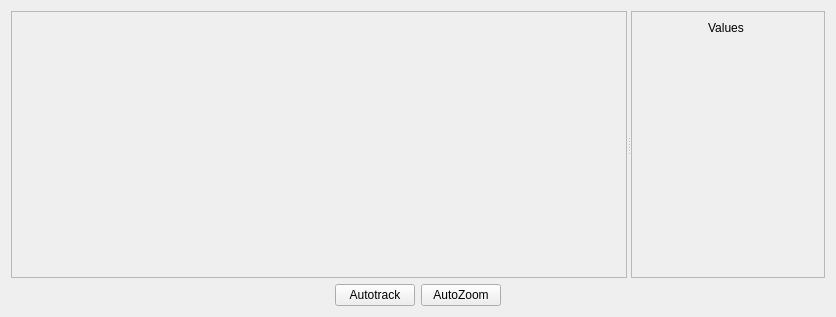
<?xml version="1.0" encoding="UTF-8"?>
<ui version="4.0">
 <class>Plotter</class>
 <widget class="QWidget" name="Plotter">
  <property name="geometry">
   <rect>
    <x>0</x>
    <y>0</y>
    <width>817</width>
    <height>312</height>
   </rect>
  </property>
  <property name="sizePolicy">
   <sizepolicy hsizetype="Preferred" vsizetype="Preferred">
    <horstretch>0</horstretch>
    <verstretch>0</verstretch>
   </sizepolicy>
  </property>
  <property name="minimumSize">
   <size>
    <width>0</width>
    <height>0</height>
   </size>
  </property>
  <property name="sizeIncrement">
   <size>
    <width>0</width>
    <height>0</height>
   </size>
  </property>
  <property name="windowTitle">
   <string>Plot</string>
  </property>
  <layout class="QVBoxLayout" name="verticalLayout_2">
   <item>
    <layout class="QHBoxLayout" name="horizontalLayout_3">
     <item>
      <widget class="QSplitter" name="splitter">
       <property name="frameShape">
        <enum>QFrame::NoFrame</enum>
       </property>
       <property name="frameShadow">
        <enum>QFrame::Plain</enum>
       </property>
       <property name="orientation">
        <enum>Qt::Horizontal</enum>
       </property>
       <widget class="QFrame" name="frame">
        <property name="sizePolicy">
         <sizepolicy hsizetype="MinimumExpanding" vsizetype="Preferred">
          <horstretch>0</horstretch>
          <verstretch>0</verstretch>
         </sizepolicy>
        </property>
        <property name="frameShape">
         <enum>QFrame::StyledPanel</enum>
        </property>
        <property name="frameShadow">
         <enum>QFrame::Sunken</enum>
        </property>
        <layout class="QVBoxLayout" name="verticalLayout">
         <item>
          <widget class="PlotterCore" name="plotterCore" native="true">
           <property name="minimumSize">
            <size>
             <width>596</width>
             <height>201</height>
            </size>
           </property>
           <zorder>scrollArea</zorder>
           <zorder>scrollArea</zorder>
          </widget>
         </item>
        </layout>
       </widget>
       <widget class="QScrollArea" name="scrollArea">
        <property name="sizePolicy">
         <sizepolicy hsizetype="Preferred" vsizetype="Expanding">
          <horstretch>0</horstretch>
          <verstretch>0</verstretch>
         </sizepolicy>
        </property>
        <property name="minimumSize">
         <size>
          <width>194</width>
          <height>267</height>
         </size>
        </property>
        <property name="frameShadow">
         <enum>QFrame::Sunken</enum>
        </property>
        <property name="horizontalScrollBarPolicy">
         <enum>Qt::ScrollBarAsNeeded</enum>
        </property>
        <property name="widgetResizable">
         <bool>false</bool>
        </property>
        <widget class="QWidget" name="scrollAreaContents">
         <property name="geometry">
          <rect>
           <x>0</x>
           <y>0</y>
           <width>188</width>
           <height>261</height>
          </rect>
         </property>
         <property name="sizePolicy">
          <sizepolicy hsizetype="Expanding" vsizetype="Preferred">
           <horstretch>0</horstretch>
           <verstretch>0</verstretch>
          </sizepolicy>
         </property>
         <layout class="QVBoxLayout" name="verticalLayout_3">
          <item>
           <widget class="QLabel" name="label">
            <property name="frameShape">
             <enum>QFrame::NoFrame</enum>
            </property>
            <property name="frameShadow">
             <enum>QFrame::Plain</enum>
            </property>
            <property name="lineWidth">
             <number>1</number>
            </property>
            <property name="midLineWidth">
             <number>0</number>
            </property>
            <property name="text">
             <string>Values</string>
            </property>
            <property name="textFormat">
             <enum>Qt::AutoText</enum>
            </property>
            <property name="scaledContents">
             <bool>false</bool>
            </property>
            <property name="alignment">
             <set>Qt::AlignHCenter|Qt::AlignTop</set>
            </property>
            <property name="wordWrap">
             <bool>false</bool>
            </property>
            <property name="textInteractionFlags">
             <set>Qt::NoTextInteraction</set>
            </property>
           </widget>
          </item>
          <item>
           <layout class="QFormLayout" name="formLayout">
            <property name="fieldGrowthPolicy">
             <enum>QFormLayout::ExpandingFieldsGrow</enum>
            </property>
           </layout>
          </item>
          <item>
           <spacer name="verticalSpacer">
            <property name="orientation">
             <enum>Qt::Vertical</enum>
            </property>
            <property name="sizeHint" stdset="0">
             <size>
              <width>20</width>
              <height>40</height>
             </size>
            </property>
           </spacer>
          </item>
         </layout>
        </widget>
       </widget>
      </widget>
     </item>
    </layout>
   </item>
   <item>
    <layout class="QHBoxLayout" name="horizontalLayout">
     <item>
      <spacer name="horizontalSpacer">
       <property name="orientation">
        <enum>Qt::Horizontal</enum>
       </property>
       <property name="sizeHint" stdset="0">
        <size>
         <width>40</width>
         <height>20</height>
        </size>
       </property>
      </spacer>
     </item>
     <item>
      <widget class="QPushButton" name="autoTrackBtn">
       <property name="text">
        <string>Autotrack</string>
       </property>
       <property name="checkable">
        <bool>true</bool>
       </property>
      </widget>
     </item>
     <item>
      <widget class="QPushButton" name="autoZoomBtn">
       <property name="text">
        <string>AutoZoom</string>
       </property>
       <property name="checkable">
        <bool>true</bool>
       </property>
      </widget>
     </item>
     <item>
      <spacer name="horizontalSpacer_2">
       <property name="orientation">
        <enum>Qt::Horizontal</enum>
       </property>
       <property name="sizeHint" stdset="0">
        <size>
         <width>40</width>
         <height>20</height>
        </size>
       </property>
      </spacer>
     </item>
    </layout>
   </item>
  </layout>
 </widget>
 <customwidgets>
  <customwidget>
   <class>PlotterCore</class>
   <extends>QWidget</extends>
   <header>plotterCore.h</header>
   <container>1</container>
   <slots>
    <signal>autoTrackToggled(bool)</signal>
    <signal>autoZoomToggled(bool)</signal>
    <slot>setAutoTrack(bool)</slot>
    <slot>setAutoZoom(bool)</slot>
   </slots>
  </customwidget>
 </customwidgets>
 <resources/>
 <connections>
  <connection>
   <sender>autoTrackBtn</sender>
   <signal>toggled(bool)</signal>
   <receiver>plotterCore</receiver>
   <slot>setAutoTrack(bool)</slot>
   <hints>
    <hint type="sourcelabel">
     <x>339</x>
     <y>254</y>
    </hint>
    <hint type="destinationlabel">
     <x>341</x>
     <y>184</y>
    </hint>
   </hints>
  </connection>
  <connection>
   <sender>autoZoomBtn</sender>
   <signal>toggled(bool)</signal>
   <receiver>plotterCore</receiver>
   <slot>setAutoZoom(bool)</slot>
   <hints>
    <hint type="sourcelabel">
     <x>420</x>
     <y>258</y>
    </hint>
    <hint type="destinationlabel">
     <x>429</x>
     <y>188</y>
    </hint>
   </hints>
  </connection>
  <connection>
   <sender>plotterCore</sender>
   <signal>autoTrackToggled(bool)</signal>
   <receiver>autoTrackBtn</receiver>
   <slot>setChecked(bool)</slot>
   <hints>
    <hint type="sourcelabel">
     <x>316</x>
     <y>184</y>
    </hint>
    <hint type="destinationlabel">
     <x>318</x>
     <y>265</y>
    </hint>
   </hints>
  </connection>
  <connection>
   <sender>plotterCore</sender>
   <signal>autoZoomToggled(bool)</signal>
   <receiver>autoZoomBtn</receiver>
   <slot>setChecked(bool)</slot>
   <hints>
    <hint type="sourcelabel">
     <x>467</x>
     <y>168</y>
    </hint>
    <hint type="destinationlabel">
     <x>454</x>
     <y>260</y>
    </hint>
   </hints>
  </connection>
 </connections>
</ui>
